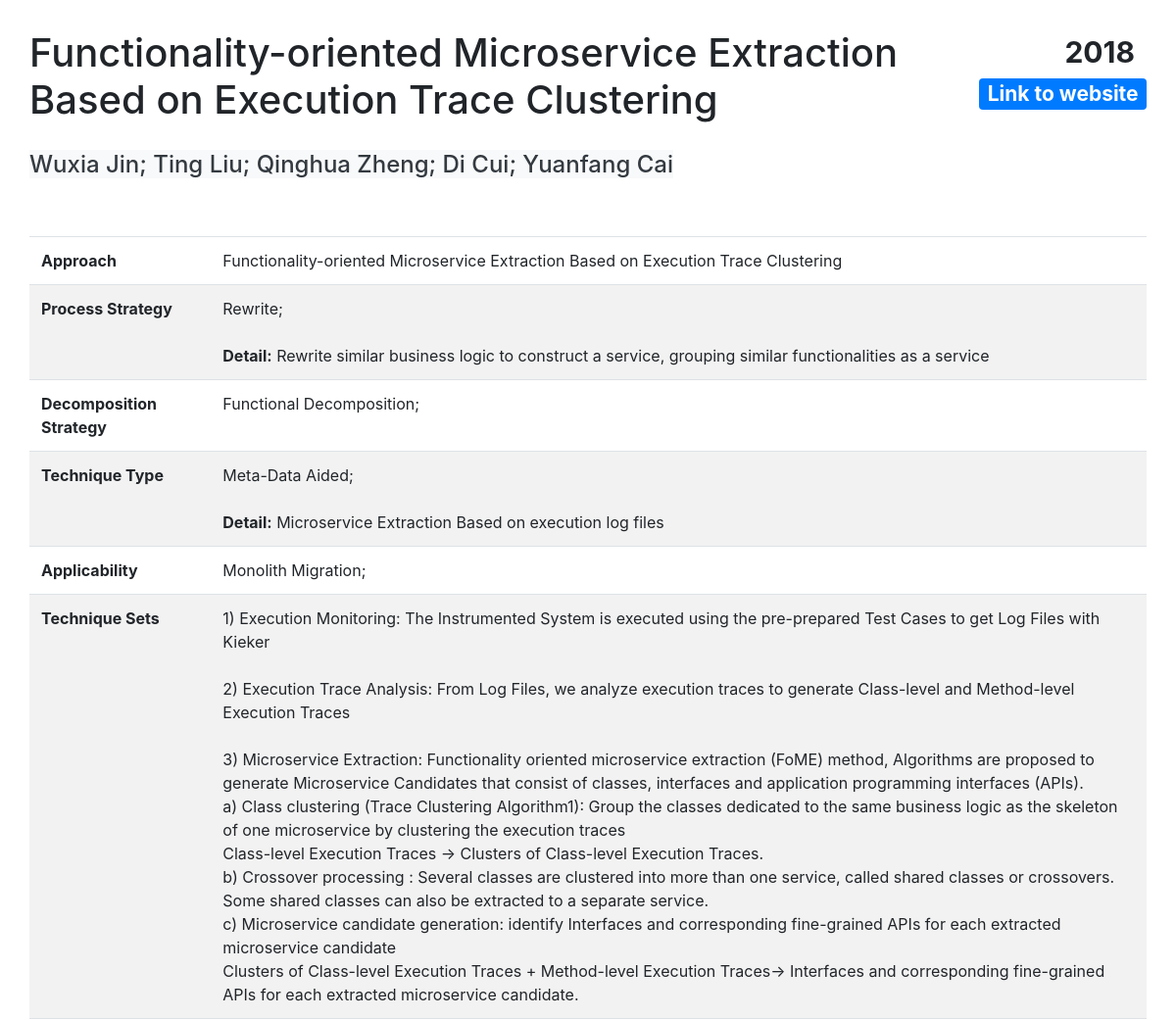
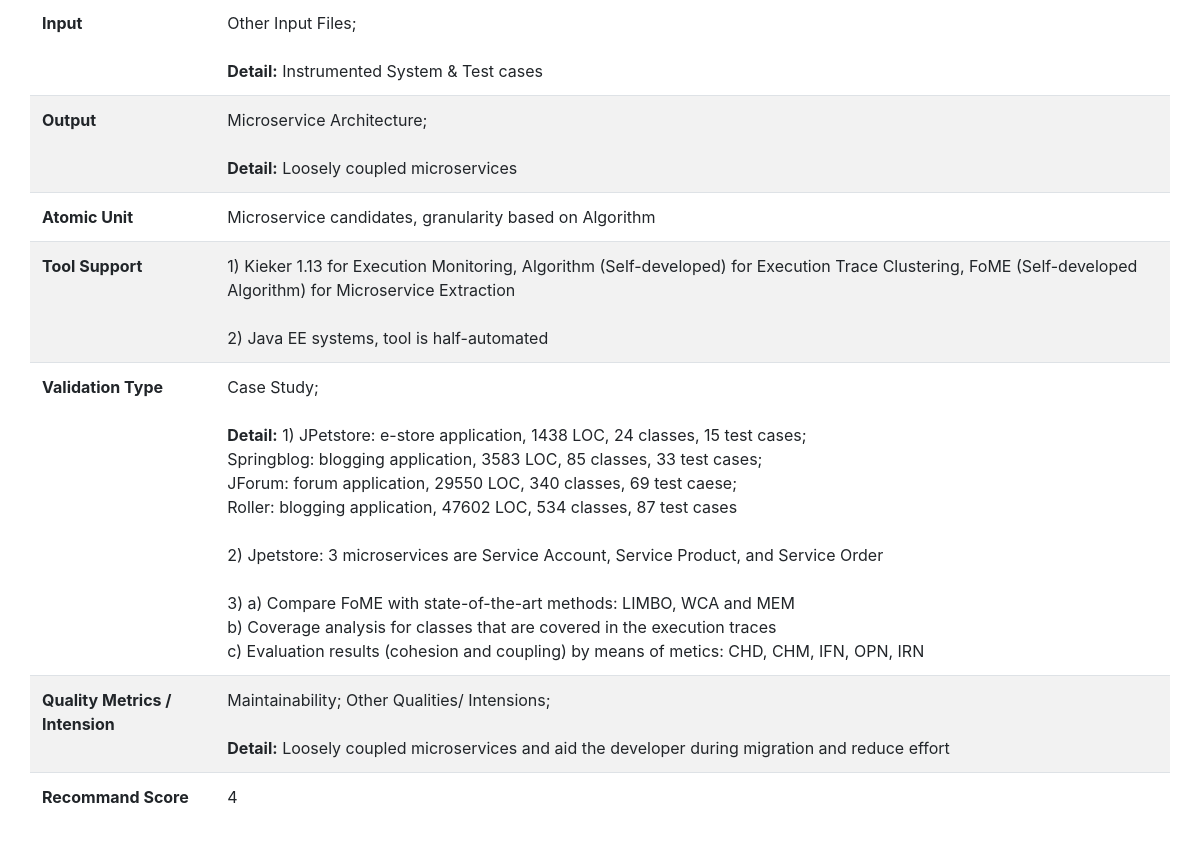
/result.php?id=4, run on the app's committed database (2 pictures, top to bottom).
### tables this page shows
CREATE TABLE `contribution` (
  `id` int(11) NOT NULL,
  `Title` varchar(150) NOT NULL DEFAULT 'Title',
  `Year` year(4) NOT NULL DEFAULT 2000,
  `Authors` tinytext NOT NULL,
  `Link` varchar(250) NOT NULL DEFAULT 'Empty Link',
  `Approach` text NOT NULL,
  `Process_Rewrite` tinyint(4) NOT NULL DEFAULT 0 COMMENT 'Process Strategy',
  `Process_Extension` tinyint(4) NOT NULL DEFAULT 0 COMMENT 'Process Strategy',
  `Process_StranglerPattern` tinyint(4) NOT NULL DEFAULT 0 COMMENT 'Process Strategy',
  `Process_ContinuousEvolution` tinyint(4) NOT NULL DEFAULT 0 COMMENT 'Process Strategy',
  `Process_Split` tinyint(4) NOT NULL DEFAULT 0 COMMENT 'Process Strategy',
  `Process_Others` tinyint(4) NOT NULL DEFAULT 0 COMMENT 'Process Strategy',
  `ProcessDetail` mediumtext DEFAULT NULL,
  `Decomposition_DDD` tinyint(4) NOT NULL DEFAULT 0 COMMENT 'Decomposition Strategy',
  `Decomposition_FunctionalDecomposition` tinyint(4) NOT NULL DEFAULT 0 COMMENT 'Decomposition Strategy',
  `Decomposition_ExistingStructure` tinyint(4) NOT NULL DEFAULT 0 COMMENT 'Decomposition Strategy',
  `Decomposition_Others` tinyint(4) NOT NULL DEFAULT 0 COMMENT 'Decomposition Strategy',
  `DecompositionDetail` tinytext DEFAULT NULL,
  `TechniqueSet` mediumtext NOT NULL,
  `Technique_SCA` tinyint(4) NOT NULL DEFAULT 0 COMMENT 'Technique Type',
  `Technique_MDA` tinyint(4) NOT NULL DEFAULT 0 COMMENT 'Technique Type',
  `Technique_WDA` tinyint(4) NOT NULL DEFAULT 0 COMMENT 'Technique Type',
  `Technique_DMC` tinyint(4) NOT NULL DEFAULT 0 COMMENT 'Technique Type',
  `Technique_Others` tinyint(4) NOT NULL DEFAULT 0 COMMENT 'Technique Type',
  `TechniqueTypeDetail` mediumtext DEFAULT NULL,
  `Applicability_GR` tinyint(1) NOT NULL DEFAULT 0 COMMENT 'Applicability',
  `Applicability_MO` tinyint(1) NOT NULL DEFAULT 0 COMMENT 'Applicability',
  `AtomicUnit` tinytext DEFAULT NULL,
  `Input_SourceCode` tinyint(4) NOT NULL DEFAULT 0 COMMENT 'Input Choice',
  `Input_UseCase` tinyint(4) NOT NULL DEFAULT 0 COMMENT 'Input Choice',
  `Input_SystemSpecification` tinyint(4) NOT NULL DEFAULT 0 COMMENT 'Input Choice',
  `Input_API` tinyint(4) NOT NULL DEFAULT 0 COMMENT 'Input Choice',
  `Input_Others` tinyint(4) NOT NULL DEFAULT 0 COMMENT 'Input Choice',
  `InputDetail` tinytext DEFAULT NULL,
  `Output_List` tinyint(4) NOT NULL DEFAULT 0 COMMENT 'Output Choice',
  `Output_Archi` tinyint(4) NOT NULL DEFAULT 0 COMMENT 'Output Choice',
  `Output_Others` tinyint(4) NOT NULL DEFAULT 0 COMMENT 'Output Choice',
  `OutputDetail` tinytext DEFAULT NULL,
  `Tool` mediumtext DEFAULT NULL,
  `Validation_Experiment` tinyint(4) NOT NULL DEFAULT 0 COMMENT 'Validation Type',
  `Validation_Example` tinyint(4) NOT NULL DEFAULT 0 COMMENT 'Validation Type',
  `Validation_CaseStudy` tinyint(4) NOT NULL DEFAULT 0 COMMENT 'Validation Type',
  `Validation_NoValidation` tinyint(4) NOT NULL DEFAULT 0 COMMENT 'Validation Type',
  `ValidationTypeDetail` mediumtext DEFAULT NULL,
  `ValidationMetrics` mediumtext DEFAULT NULL,
  `Quality_Maintainability` tinyint(4) NOT NULL DEFAULT 0 COMMENT 'Quality',
  `Quality_Security` tinyint(4) NOT NULL DEFAULT 0 COMMENT 'Quality',
  `Quality_Performance` tinyint(4) NOT NULL DEFAULT 0 COMMENT 'Quality',
  `Quality_Reliability` tinyint(4) NOT NULL DEFAULT 0 COMMENT 'Quality',
  `Quality_Scalability` tinyint(4) DEFAULT 0 COMMENT 'Quality',
  `Quality_Others` tinyint(4) NOT NULL DEFAULT 0 COMMENT 'Quality',
  `QualityDetail` mediumtext DEFAULT NULL,
  `Score` float NOT NULL DEFAULT 1
);

### result.php (the view, shortened to what this page needs)
<!DOCTYPE html>
<html lang="en">
<head>
    <link rel="stylesheet" href="https://maxcdn.bootstrapcdn.com/bootstrap/4.5.0/css/bootstrap.min.css">
    <link rel="stylesheet" type="text/css" href="css/style.css">
</head>
<?php
include('functions.php');
$servername = "localhost";
$username = "user";
$password = "";
$dbname = "migration";
$conn = new mysqli($servername, $username, $password, $dbname);
$sql = "SELECT * FROM contribution WHERE id=" . $_GET['id'];
$result = $conn->query($sql);
if ($result->num_rows > 0) {
    $row = $result->fetch_assoc();
} else {
    echo "<h1>Error: fail to find detailed page from database</h1>";
}
?>
<body>
    <div class="container-fluid" style="padding:30px">
        <div class="row">
            <div class="col-md-10">
                <div class="page-header">
                    <h1 id="Title" name="Title">
                        <?php
                        echo nl2br($row["Title"]); ?>
                    </h1>
                </div>
            </div>
            <div class="col-md-2">
                <div class="row">
                    <div class="col-md-12">
                        <h1>
                            <span class="badge badge-default float-right" id="Year" name="Year">
                                <?php
                                echo $row["Year"]; ?>
                            </span>
                        </h1>
                    </div>
                </div>
                <div class="row" style="margin-top:5px">
                    <div class="col-md-12">
                        <h3><a href="<?php
                                        echo $row["Link"]; ?>" class="badge badge-primary float-right" id="Link" name="Link" target="_blank">Link to website</a></h3>
                    </div>
                </div>
            </div>
        </div>
        <div class="row" style="margin-top:20px">
            <div class="col-md-12">
                <h4><span class="bg-light text-dark" id="Author" name="Author">
                        <?php
                        echo $row["Authors"]; ?></span></h4>
            </div>
        </div>
        <div class="row" style="margin-top:50px">
            <div class="col-md-12">
                <table class="table">
                    <tbody>
                        <tr class="table">
                            <td>
                                <b>Approach</b>
                            </td>
                            <td id="DetailApproach" name="DetailApproach">
                                <?php
                                echo $row["Approach"]; ?>
                            </td>
                        </tr>
                        <tr class="table">
                            <td>
                                <b>Process Strategy</b>
                            </td>
                            <td id="DetailProcessStrategy" name="DetailProcessStrategy">
                                <?php
                                showProcess($row);
                                ?>
                            </td>
                        </tr>
                        <trclass="table">
                            <td>
                                <b>Decomposition Strategy</b>
                            </td>
                            <td id="DetailDecompositionStrategy" name="DetailDecompositionStrategy">
                            </td>
                            <tr class="table">
                                <td>
                                    <b>Technique Type</b>
                                </td>
                                <td id="DetailTechniqueType" name="DetailTechniqueType">
                                    <?php
                                    showTechniqueType($row);
                                    ?>
                                </td>
                            </tr>
                            <tr class="table">
                                <td>
                                    <b>Applicability</b>
                                </td>
                                <td id="DetailApplicability" name="DetailApplicability">
                                </td>
                            </tr>
                            <tr class="table">
                                <td>
                                    <b>Technique Sets</b>
                                </td>
                                <td id="DetailTechniqueSets" name="DetailTechniqueSets">
                                    <?php
                                    echo nl2br($row["TechniqueSet"]); ?>
                                </td>
                            </tr>
                            <tr class="table">
                                <td>
                                    <b> Input</b>
                                </td>
                                <td id="DetailInput" name="DetailInput">
                                    <?php
                                    showInput($row);
                                    ?>
                                </td>
                            </tr>
                            <tr class="table">
                                <td>
                                    <b>Output</b>
                                </td>
                                <td id="DetailOutput" name="DetailOutput">
                                    <?php
                                    showOutput($row);
                                    ?>
                                </td>
                            </tr>
                            <tr class="table">
                                <td>
                                    <b>Atomic Unit</b>
                                </td>
                                <td id="DetailAtomic" name="DetailAtomic">
                                    <?php
                                    echo nl2br($row["AtomicUnit"]); ?>
                                </td>
                            </tr>
                            <tr class="table">
                                <td>
                                    <b>Tool Support</b>
                                </td>
                                <td id="DetailToolSupport" name="DetailToolSupport">
                                    <?php
                                    echo nl2br($row["Tool"]); ?>
                                </td>
                            </tr>
                            <tr class="table">
                                <td>
                                    <b>Validation Type</b>
                                </td>
                                <td id="DetailValidationType" name="DetailValidationType">
                                    <?php
                                    showValidation($row); ?>
                                </td>
                            </tr>
                            <tr class="table">
                                <td>
                                    <b>Quality Metrics / Intension</b>
                                </td>
                                <td id="DetailQuality" name="DetailQuality">
                                    <?php
                                    showQuality($row); ?>
                                </td>
                            </tr>
                            <tr class="table">
                                <td>
                                    <b>Recommand Score</b>
                                </td>
                                <td id="Score" name="Score">
                                    <?php
                                    echo $row["Score"]; ?>
                                </td>
                            </tr>
                    </tbody>
                </table>
            </div>
        </div>
    </div>
</body>
</html>

### functions.php (shortened to what this page needs)
<?php
function showProcess($row)
{
    $data = "";
    if ($row["Process_Rewrite"] != 0) {
        $data = $data . "Rewrite; ";
    }
    if ($row["ProcessDetail"] != null && strcmp($row["ProcessDetail"], "") != 0) {
        $data = $data . "<br><br><b>Detail:</b> " . $row["ProcessDetail"];
    }
    echo nl2br($data);
}
function showDecomposition($row)
{
    $data = "";
    if ($row["Decomposition_FunctionalDecomposition"] != 0) {
        $data = $data . "Functional Decomposition; ";
    }
    echo nl2br($data);
}
function showTechniqueType($row)
{
    $data = "";
    if ($row["Technique_MDA"] != 0) {
        $data = $data . "Meta-Data Aided; ";
    }
    if ($row["TechniqueTypeDetail"] != null && strcmp($row["TechniqueTypeDetail"], "") != 0) {
        $data = $data . "<br><br><b>Detail:</b> " . $row["TechniqueTypeDetail"];
    }
    echo nl2br($data);
}
function showApplicability($row)
{
    $data = "";
    if ($row["Applicability_MO"] != 0) {
        $data = $data . "Monolith Migration; ";
    }
    echo nl2br($data);
}
function showInput($row)
{
    $data = "";
    if ($row["Input_Others"] != 0) {
        $data = $data . "Other Input Files; ";
    }
    if ($row["InputDetail"] != null && strcmp($row["InputDetail"], "") != 0) {
        $data = $data . "<br><br><b>Detail:</b> " . $row["InputDetail"];
    }
    echo nl2br($data);
}
function showOutput($row)
{
    $data = "";
    if ($row["Output_Archi"] != 0) {
        $data = $data . "Microservice Architecture; ";
    }
    if ($row["OutputDetail"] != null && strcmp($row["OutputDetail"], "") != 0) {
        $data = $data . "<br><br><b>Detail:</b> " . $row["OutputDetail"];
    }
    echo nl2br($data);
}
function showValidation($row)
{
    $data = "";
    if ($row["Validation_CaseStudy"] != 0) {
        $data = $data . "Case Study; ";
    }
    if ($row["ValidationTypeDetail"] != null && strcmp($row["ValidationTypeDetail"], "") != 0) {
        $data = $data . "<br><br><b>Detail:</b> " . $row["ValidationTypeDetail"];
    }
    echo nl2br($data);
}
function showQuality($row)
{
    $data = "";
    if ($row["Quality_Maintainability"] != 0) {
        $data = $data . "Maintainability; ";
    }
    if ($row["Quality_Others"] != 0) {
        $data = $data . "Other Qualities/ Intensions; ";
    }
    if ($row["QualityDetail"] != null && strcmp($row["QualityDetail"], "") != 0) {
        $data = $data . "<br><br><b>Detail:</b> " . $row["QualityDetail"];
    }
    echo nl2br($data);
}

### css/style.css (style rules this page uses)
tr:nth-child(even) { background-color: #f2f2f2 }

### data on the page
contribution: Title "Functionality-oriented Microservice Extraction Based on Execution Trace Clustering", Year "2018", Authors "Wuxia Jin; Ting Liu; Qinghua Zheng; Di Cui; Yuanfang Cai", Approach "Functionality-oriented Microservice Extraction Based on Execution Trace Clustering", ProcessDetail "Rewrite similar business logic to construct a service, grouping similar functionalities as a service", TechniqueTypeDetail "Microservice Extraction Based on execution log files", TechniqueSet "1) Execution Monitoring: The Instrumented System is executed using the pre-prepared Test Cases to get Log Files with Kieker 2) Execution Trace Analysis: From Log Files, we analyze execution traces to generate Class-level and Method-level Execution Traces 3) Microservice Extraction: Functionality oriented microservice extraction (FoME) method, Algorithms are proposed to generate Microservice Candidates that consist of classes, interfaces and application programming interfaces (APIs). a) Class clustering (Trace Clustering Algorithm1): Group the classes dedicated to the same business logic as the skeleton of one microservice by clustering the execution traces Class-level Execution Traces ->…", InputDetail "Instrumented System & Test cases", OutputDetail "Loosely coupled microservices", AtomicUnit "Microservice candidates, granularity based on Algorithm", Tool "1) Kieker 1.13 for Execution Monitoring, Algorithm (Self-developed) for Execution Trace Clustering, FoME (Self-developed Algorithm) for Microservice Extraction 2) Java EE systems, tool is half-automated", ValidationTypeDetail "1) JPetstore: e-store application, 1438 LOC, 24 classes, 15 test cases; Springblog: blogging application, 3583 LOC, 85 classes, 33 test cases; JForum: forum application, 29550 LOC, 340 classes, 69 test caese; Roller: blogging application, 47602 LOC, 534 classes, 87 test cases 2) Jpetstore: 3 microservices are Service Account, Service Product, and Service Order 3) a) Compare FoME with state-of-the-art methods: LIMBO, WCA and MEM b) Coverage analysis for classes that are covered in the execution traces c) Evaluation results (cohesion and coupling) by means of metics: CHD, CHM, IFN, OPN, IRN", QualityDetail "Loosely coupled microservices and aid the developer during migration and reduce effort", Score "4"

### other printed values
$data "Rewrite;"
$data "Functional Decomposition;"
$data "Meta-Data Aided;"
$data "Monolith Migration;"
$data "Other Input Files;"
$data "Microservice Architecture;"
$data "Case Study;"
$data "Maintainability; Other Qualities/ Intensions;"
